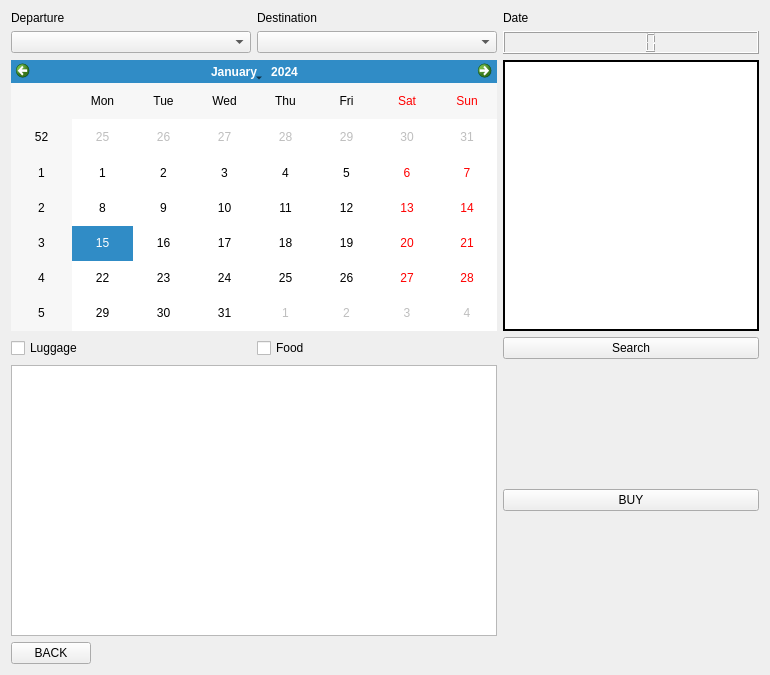
<?xml version="1.0" encoding="UTF-8"?>
<ui version="4.0">
 <class>Form</class>
 <widget class="QWidget" name="Form">
  <property name="geometry">
   <rect>
    <x>0</x>
    <y>0</y>
    <width>770</width>
    <height>675</height>
   </rect>
  </property>
  <property name="sizePolicy">
   <sizepolicy hsizetype="Minimum" vsizetype="Minimum">
    <horstretch>0</horstretch>
    <verstretch>0</verstretch>
   </sizepolicy>
  </property>
  <property name="windowTitle">
   <string>Form</string>
  </property>
  <layout class="QGridLayout" name="gridLayout_2">
   <item row="1" column="1">
    <spacer name="horizontalSpacer">
     <property name="orientation">
      <enum>Qt::Horizontal</enum>
     </property>
     <property name="sizeHint" stdset="0">
      <size>
       <width>40</width>
       <height>20</height>
      </size>
     </property>
    </spacer>
   </item>
   <item row="1" column="0">
    <widget class="QPushButton" name="button_back">
     <property name="text">
      <string>BACK</string>
     </property>
    </widget>
   </item>
   <item row="0" column="0" colspan="2">
    <layout class="QGridLayout" name="gridLayout">
     <item row="0" column="1">
      <widget class="QLabel" name="label_3">
       <property name="sizePolicy">
        <sizepolicy hsizetype="Minimum" vsizetype="Preferred">
         <horstretch>0</horstretch>
         <verstretch>0</verstretch>
        </sizepolicy>
       </property>
       <property name="minimumSize">
        <size>
         <width>150</width>
         <height>0</height>
        </size>
       </property>
       <property name="text">
        <string>Destination</string>
       </property>
      </widget>
     </item>
     <item row="4" column="0" colspan="2">
      <widget class="QCalendarWidget" name="calendarWidget">
       <property name="sizePolicy">
        <sizepolicy hsizetype="Minimum" vsizetype="Minimum">
         <horstretch>0</horstretch>
         <verstretch>0</verstretch>
        </sizepolicy>
       </property>
       <property name="minimumSize">
        <size>
         <width>400</width>
         <height>0</height>
        </size>
       </property>
      </widget>
     </item>
     <item row="2" column="2">
      <widget class="QLCDNumber" name="lcdNumber"/>
     </item>
     <item row="2" column="0">
      <widget class="QComboBox" name="comboBox_departure">
       <property name="minimumSize">
        <size>
         <width>200</width>
         <height>0</height>
        </size>
       </property>
      </widget>
     </item>
     <item row="0" column="0">
      <widget class="QLabel" name="label_2">
       <property name="sizePolicy">
        <sizepolicy hsizetype="Minimum" vsizetype="Preferred">
         <horstretch>0</horstretch>
         <verstretch>0</verstretch>
        </sizepolicy>
       </property>
       <property name="minimumSize">
        <size>
         <width>150</width>
         <height>0</height>
        </size>
       </property>
       <property name="text">
        <string>Departure</string>
       </property>
      </widget>
     </item>
     <item row="5" column="2">
      <widget class="QPushButton" name="button_search">
       <property name="text">
        <string>Search</string>
       </property>
      </widget>
     </item>
     <item row="5" column="1">
      <widget class="QCheckBox" name="checkBox_food">
       <property name="statusTip">
        <string>A delicious airplane meal!</string>
       </property>
       <property name="text">
        <string>Food</string>
       </property>
      </widget>
     </item>
     <item row="5" column="0">
      <widget class="QCheckBox" name="checkBox_luggage">
       <property name="statusTip">
        <string>If you have a heavy luggage</string>
       </property>
       <property name="text">
        <string>Luggage</string>
       </property>
      </widget>
     </item>
     <item row="2" column="1">
      <widget class="QComboBox" name="comboBox_destination">
       <property name="minimumSize">
        <size>
         <width>200</width>
         <height>0</height>
        </size>
       </property>
      </widget>
     </item>
     <item row="4" column="2">
      <widget class="QListWidget" name="listWidget_times">
       <property name="sizePolicy">
        <sizepolicy hsizetype="Minimum" vsizetype="Minimum">
         <horstretch>0</horstretch>
         <verstretch>0</verstretch>
        </sizepolicy>
       </property>
       <property name="minimumSize">
        <size>
         <width>0</width>
         <height>0</height>
        </size>
       </property>
       <property name="frameShape">
        <enum>QFrame::WinPanel</enum>
       </property>
       <property name="frameShadow">
        <enum>QFrame::Plain</enum>
       </property>
      </widget>
     </item>
     <item row="0" column="2">
      <widget class="QLabel" name="date_label">
       <property name="sizePolicy">
        <sizepolicy hsizetype="Minimum" vsizetype="Preferred">
         <horstretch>0</horstretch>
         <verstretch>0</verstretch>
        </sizepolicy>
       </property>
       <property name="minimumSize">
        <size>
         <width>0</width>
         <height>0</height>
        </size>
       </property>
       <property name="text">
        <string>Date</string>
       </property>
      </widget>
     </item>
     <item row="6" column="2">
      <widget class="QPushButton" name="pushButton">
       <property name="text">
        <string>BUY</string>
       </property>
      </widget>
     </item>
     <item row="6" column="0" colspan="2">
      <widget class="QListWidget" name="listWidget_seats">
       <property name="sizePolicy">
        <sizepolicy hsizetype="Minimum" vsizetype="Expanding">
         <horstretch>0</horstretch>
         <verstretch>0</verstretch>
        </sizepolicy>
       </property>
       <property name="minimumSize">
        <size>
         <width>0</width>
         <height>0</height>
        </size>
       </property>
      </widget>
     </item>
    </layout>
   </item>
  </layout>
  <zorder>button_back</zorder>
  <zorder>horizontalSpacer</zorder>
 </widget>
 <resources/>
 <connections/>
</ui>
